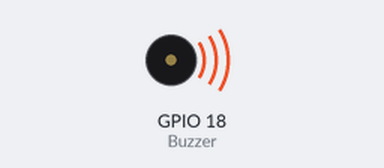
Simulated run of this sketch. Board: ESP32. On the bench: buzzer (waves = sounding, pin HIGH). WiFi joins after 1.5 s; servers stay silent unless stated; what the sketch prints to the serial monitor is not drawn.

Above: at 0.01 s.
At 2.1 s:
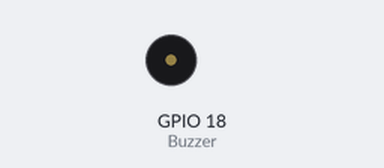
Timing chart, 0 to 3.6 s (numbered marks = the images above):
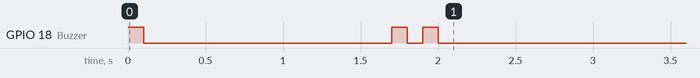

The sketch:

seismo_client_esp32.ino
```cpp
#include <WiFi.h>
#include <HTTPClient.h>
#include <Arduino_JSON.h>
int Buzzer = 18;
int webdata;
const char* ssid = "WIFI-NET2";
const char* password = "584370911war";

unsigned long last_time = 0;
unsigned long timer_delay = 10000;

String json_array;

void setup() {
  //Пищим что включились
  pinMode (Buzzer, OUTPUT);
  digitalWrite (Buzzer, HIGH);
  delay(100);
  digitalWrite (Buzzer, LOW);
  delay(100);

  Serial.begin(115200);
  WiFi.begin(ssid, password);
  Serial.println("Connecting to WIFI...");
  while(WiFi.status() != WL_CONNECTED) {
    delay(500);
    Serial.print(".");
  }
  Serial.println("");
  Serial.print("IP Address: ");
  Serial.println(WiFi.localIP());
  //Пищим что подключились к сети
  digitalWrite (Buzzer, HIGH);
  delay(100);
  digitalWrite (Buzzer, LOW);
  delay(100);
  digitalWrite (Buzzer, HIGH);
  delay(100);
  digitalWrite (Buzzer, LOW);
  delay(100);

  Serial.println("First set of readings will appear after 10 seconds");
}

void loop() {

    if(WiFi.status()== WL_CONNECTED){
      String server = "https://sbs.h1n.ru/seism/json.php";

      json_array = GET_Request(server.c_str());
      JSONVar my_obj = JSON.parse(json_array);

      if (JSON.typeof(my_obj) == "undefined") {
        Serial.println("Parsing input failed!");
        return;
      }
      webdata = (my_obj["EAQ"]);
      Serial.println(webdata);

    }
    else {
      Serial.println("WiFi Disconnected");
      //Писк бубубу
    }
    last_time = millis();


    if (webdata == 1){
    Serial.println("Warning!!!");
    //Пищим что трясет
      digitalWrite (Buzzer, HIGH);
      delay(300);
      digitalWrite (Buzzer, LOW);
      delay(300);
      digitalWrite (Buzzer, HIGH);
      delay(300);
      digitalWrite (Buzzer, LOW);
      delay(300);
      digitalWrite (Buzzer, HIGH);
      delay(300);
      digitalWrite (Buzzer, LOW);
      delay(300);
      digitalWrite (Buzzer, HIGH);
      delay(300);
      digitalWrite (Buzzer, LOW);
      delay(300);
    }else{
    Serial.println("All OK");
    }

    delay(500);

}

String GET_Request(const char* server) {
  HTTPClient http;
  http.begin(server);
  int httpResponseCode = http.GET();

  String payload = "{}";

  if (httpResponseCode>0) {
    Serial.print("HTTP Response code: ");
    Serial.println(httpResponseCode);
    payload = http.getString();
  }
  else {
    Serial.print("Error code: ");
    Serial.println(httpResponseCode);
  }

  http.end();

  return payload;
}
```
